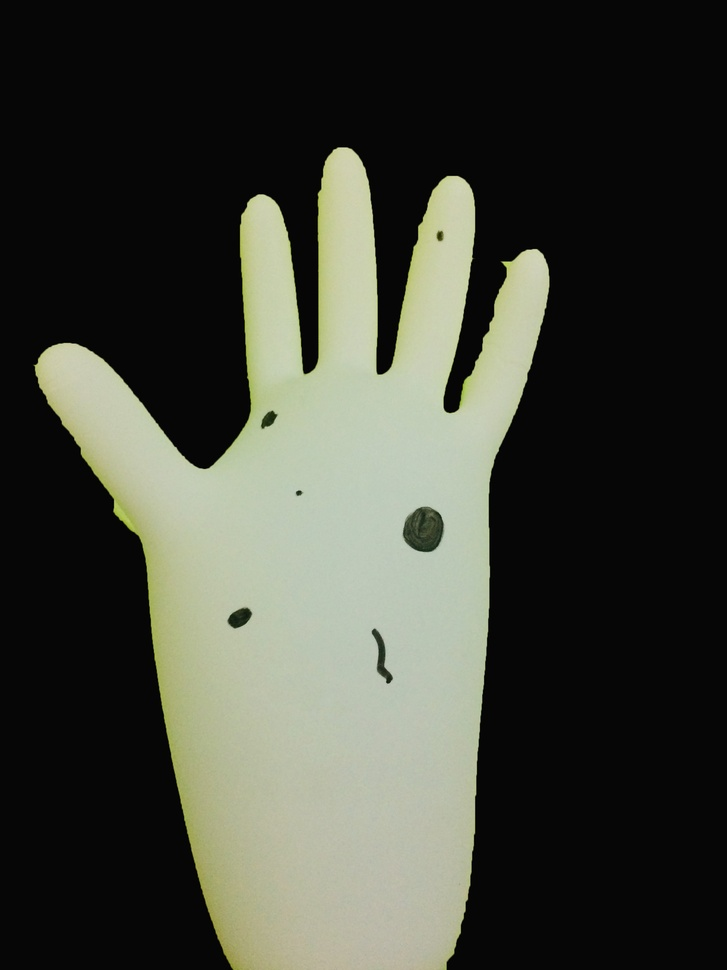
%> input picture main/images/s1.jpg, 727 x 970 px, shrunk from 2448 x 3264 before the run
$ octave --eval "result = cloth_glove_stitch(imread('images/s1.jpg'));"   (GNU Octave 9; MATLAB toolbox functions it lacks are replaced by stand-ins)
%> lines starting %> are read from the running program, lines starting %| are printed output that depends on the picture; in (x1, y1, x2, y2) boxes, pixels count from 0 and x2, y2 are one past the last pixel; in counts of white or black regions, pixels touching at a corner belong together; the program's own positions count from 1
function [props, stitchNo] = cloth_glove_stitch(img)
%img = imread('sample_images\IPPR DARK CLOTH\IPPR DARK CLOTH STITCH\CLOTH STITCH 2.jpg');
glove_img = img;
%> glove_img is the input picture: size 970x727x3 uint8; mean R, G, B 65.1, 67.3, 57.7

% Convert image to grayscale
gray_img = rgb2gray(glove_img);
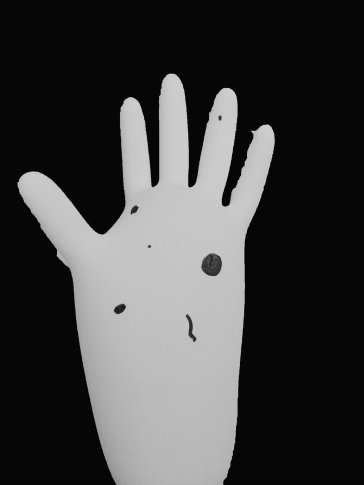
%> gray_img: size 970x727 uint8 (shown at 1/2 size); min 0, max 217, mean 65.6
% Median filtering to remove noise
filteredImg = medfilt2(gray_img);

% Threshold the image using Otsu's method
level = graythresh(filteredImg);
%> level = 0.38
bwImg = imbinarize(filteredImg, level);
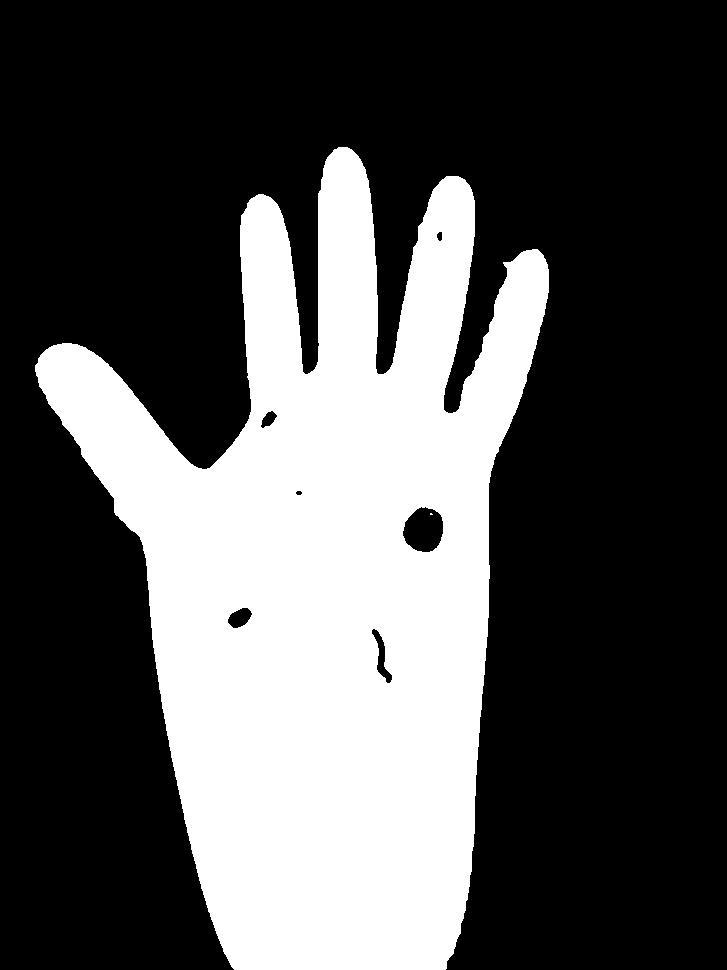
%> bwImg: size 970x727 logical; 32.3% white; 2 white regions (1 under 20 px), largest, box (x1, y1, x2, y2) and area: (35, 147, 549, 970) 228003

% Fill any holes in the binary image
filledImg = imfill(bwImg, 'holes');
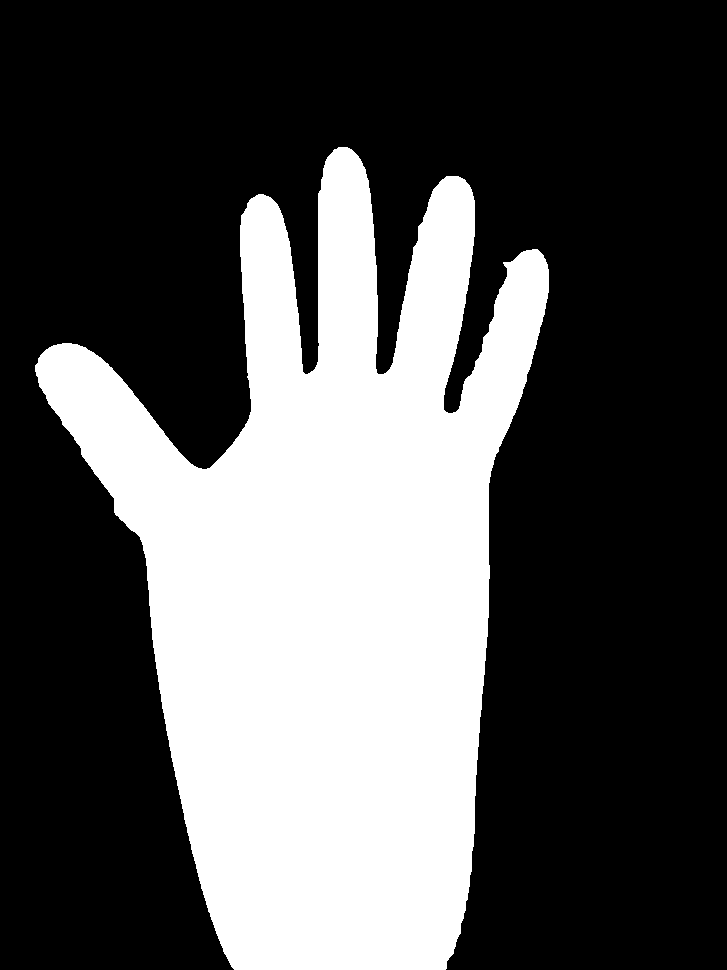
%> filledImg: size 970x727 logical; 32.7% white; 1 white region, box (x1, y1, x2, y2) and area: (35, 147, 549, 970) 230283

% Get the biggest object (Glove)
filledMask = bwareafilt(filledImg, 1);

% Get glove smoothed mask (without any threads)
nhood = ones(9);
open = strel(nhood);
smoothMask = imopen(filledMask, open);
%> smoothMask: size 970x727 logical; 32.7% white; 1 white region, box (x1, y1, x2, y2) and area: (36, 147, 549, 970) 230245

% Subtract from main image and detect any possible stitches
stitch = imsubtract(filledMask,smoothMask);
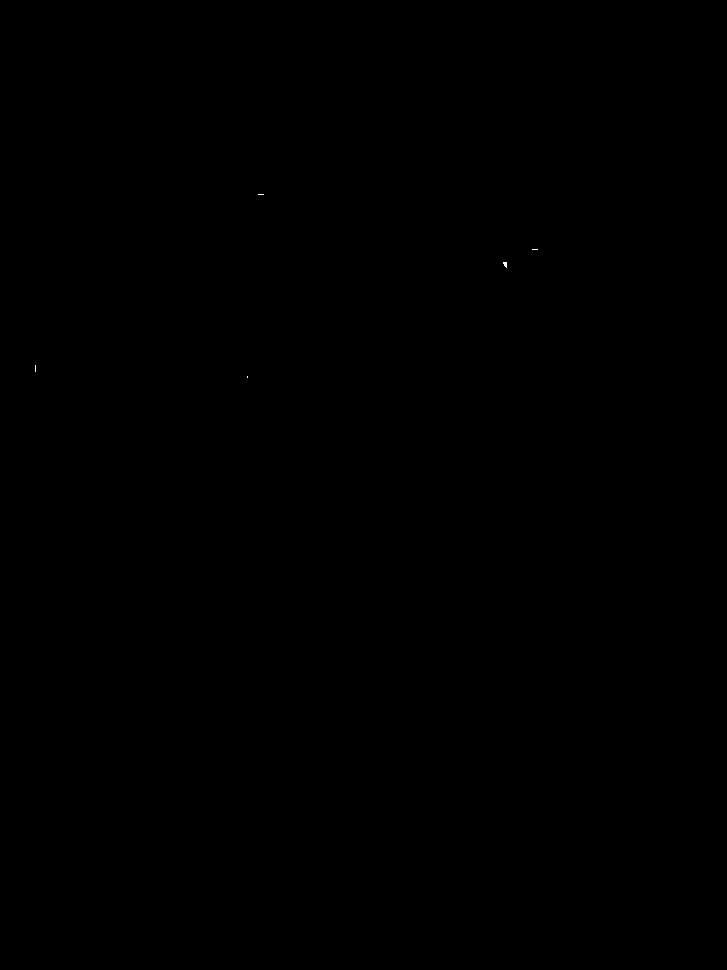
%> stitch: size 970x727 double; values 0 (black) and 1 (white), 0.01% white in thin lines or dots, all inside (x1, y1, x2, y2) = (35, 194, 538, 378)
stitch = im2bw(stitch);

% Remove any small areas (too small to consider as stitches)
stitch = bwareaopen(stitch,50);
%> stitch: size 970x727 logical; every value is 0

[StitchBBox, numRegions] = bwlabel(stitch);
%> StitchBBox: size 970x727 double; every value is 0
%> numRegions = 0
props = regionprops(StitchBBox, 'BoundingBox');
%> props = 0 regions
stitchNo = numRegions;
%> stitchNo = 0
%> `result = cloth_glove_stitch(imread('images/s1.jpg'));`: result = 0 regions

$ run again, on main/images/s2.JPG
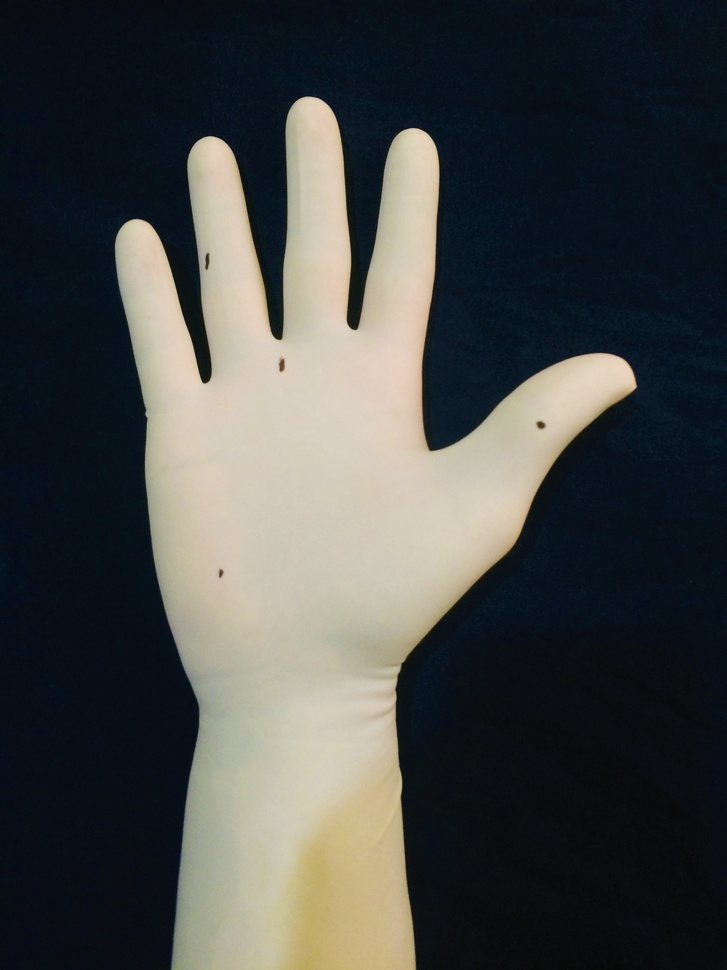
%> input picture main/images/s2.JPG, 727 x 970 px, shrunk from 2448 x 3264 before the run
%> in cloth_glove_stitch, glove_img is the input picture: size 970x727x3 uint8; mean R, G, B 69.7, 71.8, 70.5
%> in cloth_glove_stitch, `gray_img = rgb2gray(glove_img);`:
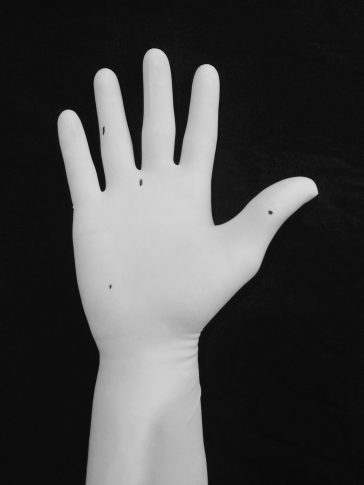
%> gray_img: size 970x727 uint8 (shown at 1/2 size); min 6, max 218, mean 71
%> level = 0.404
%> in cloth_glove_stitch, `bwImg = imbinarize(filteredImg, level);`:
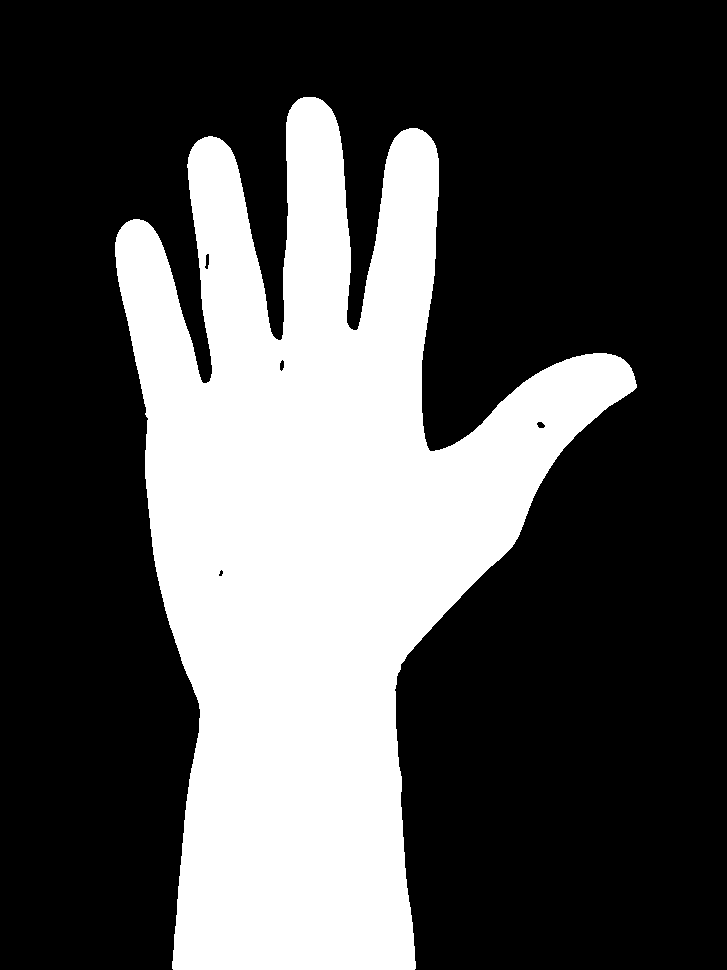
%> bwImg: size 970x727 logical; 31.6% white; 1 white region, box (x1, y1, x2, y2) and area: (115, 97, 637, 970) 222935
%> filledImg: size 970x727 logical; 31.6% white; 1 white region, box (x1, y1, x2, y2) and area: (115, 97, 637, 970) 223063
%> smoothMask: size 970x727 logical; 31.6% white; 1 white region, box (x1, y1, x2, y2) and area: (115, 97, 636, 970) 223025
%> StitchBBox: size 970x727 double; every value is 0
%> numRegions = 0
%> props = 0 regions
%> stitchNo = 0
%> result = 0 regions

$ run again, on main/images/s3.JPG
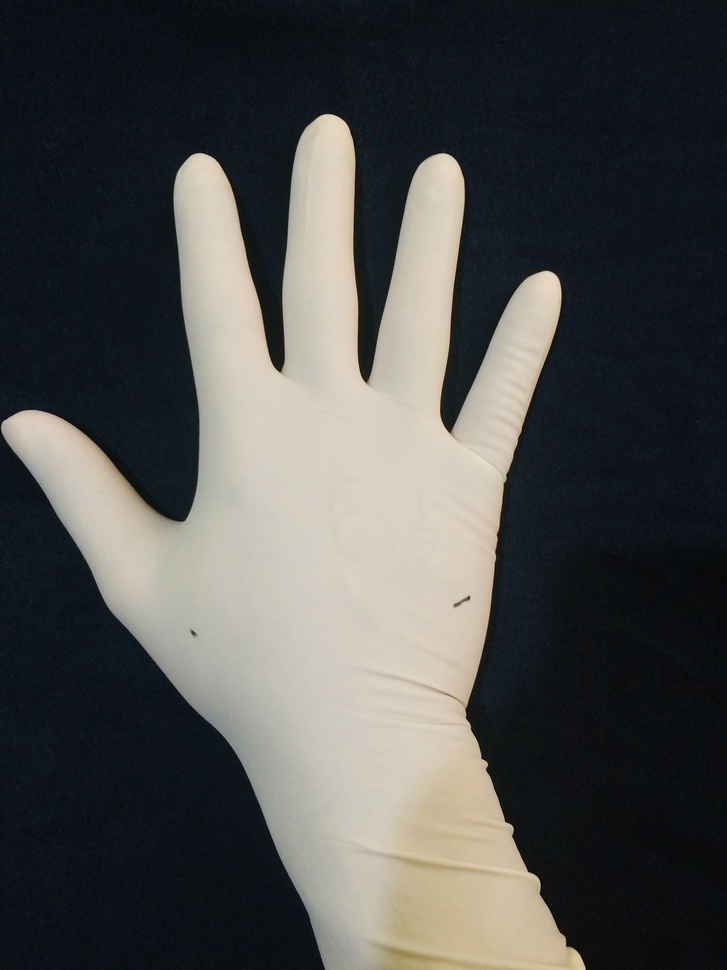
%> input picture main/images/s3.JPG, 727 x 970 px, shrunk from 2448 x 3264 before the run
%> in cloth_glove_stitch, glove_img is the input picture: size 970x727x3 uint8; mean R, G, B 77.6, 78.4, 76.7
%> in cloth_glove_stitch, `gray_img = rgb2gray(glove_img);`:
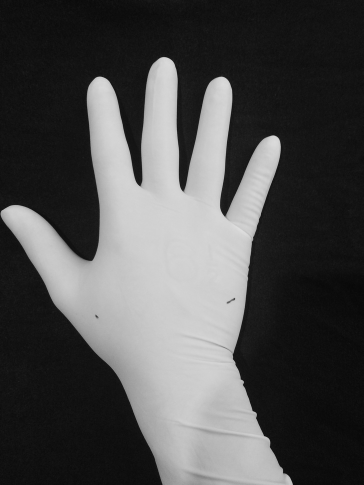
%> gray_img: size 970x727 uint8 (shown at 1/2 size); min 3, max 224, mean 78
%> level = 0.416
%> in cloth_glove_stitch, `bwImg = imbinarize(filteredImg, level);`:
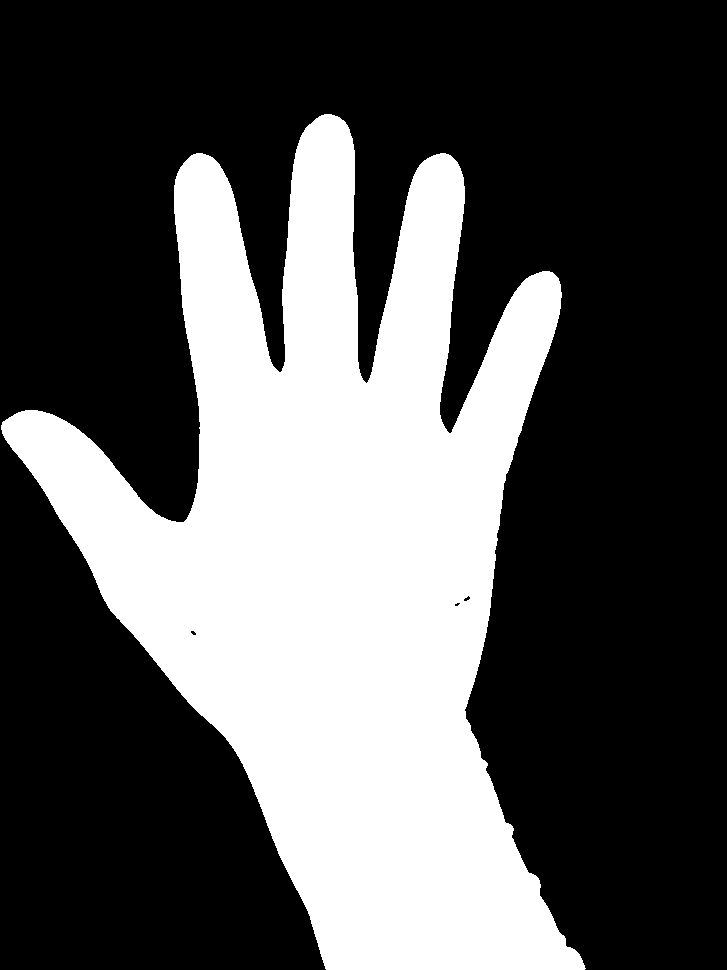
%> bwImg: size 970x727 logical; 33.9% white; 1 white region, box (x1, y1, x2, y2) and area: (1, 114, 586, 970) 238861
%> filledImg: size 970x727 logical; 33.9% white; 1 white region, box (x1, y1, x2, y2) and area: (1, 114, 586, 970) 238902
%> smoothMask: size 970x727 logical; 33.9% white; 1 white region, box (x1, y1, x2, y2) and area: (2, 115, 585, 970) 238833
%> StitchBBox: size 970x727 double; every value is 0
%> numRegions = 0
%> props = 0 regions
%> stitchNo = 0
%> result = 0 regions
